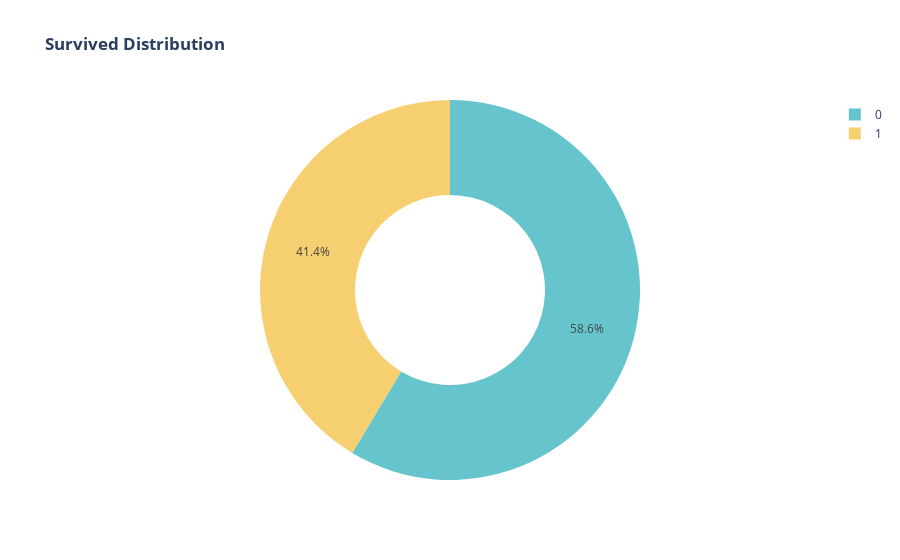

Notebook code for this chart:
### Code cell
px.pie(df, names='Survived',title='<b>Survived Distribution</b>',color_discrete_sequence=px.colors.qualitative.Pastel,hole=0.5)

### Figure 1 — Plotly figure (JSON) as saved in the notebook; plotly's stock layout.template omitted (floating-point values rounded to 4 significant figures; data arrays with more than 128 entries replaced by an {"elided": "..."} marker saying what was removed)
{"data": [{"domain": {"x": [0, 1], "y": [0, 1]}, "hole": 0.5, "hovertemplate": "Survived=%{label}<extra></extra>", "labels": {"elided": "773 int values"}, "legendgroup": "", "name": "", "showlegend": true, "type": "pie"}], "layout": {"legend": {"tracegroupgap": 0}, "piecolorway": ["rgb(102, 197, 204)", "rgb(246, 207, 113)", "rgb(248, 156, 116)", "rgb(220, 176, 242)", "rgb(135, 197, 95)", "rgb(158, 185, 243)", "rgb(254, 136, 177)", "rgb(201, 219, 116)", "rgb(139, 224, 164)", "rgb(180, 151, 231)", "rgb(179, 179, 179)"], "title": {"text": "<b>Survived Distribution</b>"}}}
